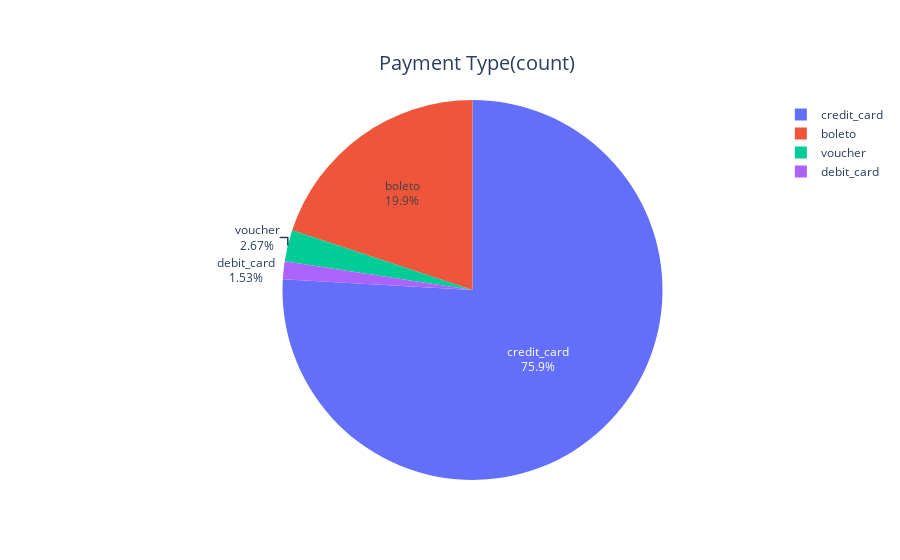

Source (notebook cell):
### Code cell
import plotly.graph_objects as go

fig = go.Figure()
fig.add_trace(
    go.Pie(    
        labels=payment_type_count.index, values=payment_type_count.values,
        textinfo='label+percent', insidetextorientation='horizontal'
    )
)

fig.update_layout(
    {
        "title": {
            "text": "Payment Type(count)",
            "x": 0.53,
            "y": 0.9,
            "font": {
                "size": 20
            }
        },
        "showlegend": True
    }
)

fig.show()

### Figure 1 — Plotly figure (JSON) as saved in the notebook; plotly's stock layout.template omitted (floating-point values rounded to 4 significant figures)
{"data": [{"insidetextorientation": "horizontal", "labels": ["credit_card", "boleto", "voucher", "debit_card"], "textinfo": "label+percent", "type": "pie", "values": [72177, 18925, 2540, 1454]}], "layout": {"showlegend": true, "title": {"font": {"size": 20}, "text": "Payment Type(count)", "x": 0.53, "y": 0.9}}}
